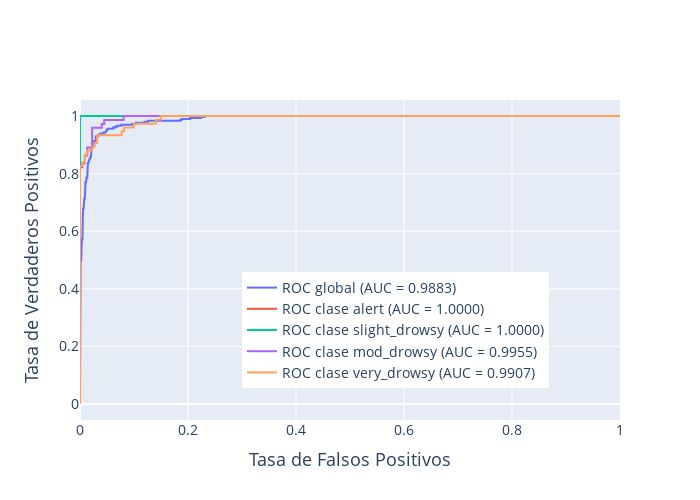

Here is the notebook cell this chart was saved with:
### Code cell
import plotly.graph_objects as go
from sklearn.metrics import roc_curve, auc

# Obtener las curvas ROC y los valores AUC para cada clase
fpr = {}
tpr = {}
roc_auc = {}

for i in range(len(labels)):
    fpr[i], tpr[i], _ = roc_curve(test_true_values[:, i], prediction[:, i])
    roc_auc[i] = auc(fpr[i], tpr[i])

# Obtener la curva ROC global
fpr["micro"], tpr["micro"], _ = roc_curve(test_true_values.ravel(), prediction.ravel())
roc_auc["micro"] = auc(fpr["micro"], tpr["micro"])

# Crear la figura y agregar las curvas ROC
fig = go.Figure()

# Agregar la curva ROC global
fig.add_trace(go.Scatter(
    x=fpr["micro"],
    y=tpr["micro"],
    name=f'ROC global (AUC = {roc_auc["micro"]:.4f})',
    mode='lines'
))

# Agregar las curvas ROC para cada clase
for i in range(len(labels)):
    fig.add_trace(go.Scatter(
        x=fpr[i],
        y=tpr[i],
        name=f'ROC clase {labels[i]} (AUC = {roc_auc[i]:.4f})',
        mode='lines'
    ))

# Configurar el diseño del gráfico
fig.update_layout(
    #title='Curvas ROC',
    xaxis=dict(title="Tasa de Falsos Positivos", title_font=dict(size=18), tickfont=dict(size=14)),
    yaxis=dict(title="Tasa de Verdaderos Positivos", title_font=dict(size=18), tickfont=dict(size=14)),
    legend=dict(
        x=0.3,
        y=0.1,
        font=dict(size=14)
    ),
    height=500,
    width=700
)

# Mostrar el gráfico
fig.show()

### Figure 1 — Plotly figure (JSON) as saved in the notebook; plotly's stock layout.template omitted (floating-point values rounded to 4 significant figures)
{"data": [{"mode": "lines", "name": "ROC global (AUC = 0.9883)", "type": "scatter", "x": [0, 0, 0, 0, 0, 0, 0, 0, 0, 0, 0, 0, 0, 0, 0, 0, 0.001126, 0.001126, 0.002252, 0.002252, 0.003378, 0.003378, 0.004505, 0.004505, 0.005631, 0.005631, 0.006757, 0.006757, 0.007883, 0.007883, 0.009009, 0.009009, 0.01014, 0.01014, 0.01126, 0.01126, 0.01239, 0.01239, 0.01351, 0.01351, 0.01464, 0.01464, 0.01577, 0.01577, 0.01689, 0.01689, 0.01802, 0.01802, 0.01914, 0.01914, 0.02027, 0.02027, 0.0214, 0.0214, 0.02252, 0.02252, 0.02365, 0.02365, 0.02477, 0.02477, 0.02928, 0.02928, 0.03266, 0.03266, 0.03491, 0.03491, 0.03829, 0.03829, 0.04392, 0.04392, 0.0473, 0.0473, 0.04842, 0.04842, 0.05068, 0.05068, 0.06081, 0.06081, 0.06419, 0.06419, 0.06869, 0.06869, 0.07658, 0.07658, 0.09685, 0.09685, 0.1036, 0.1036, 0.1194, 0.1194, 0.1261, 0.1261, 0.1858, 0.1858, 0.1881, 0.1881, 0.2038, 0.2038, 0.2241, 0.2241, 0.2309, 0.2309, 1], "y": [0, 0.02365, 0.03378, 0.0473, 0.05405, 0.0777, 0.09122, 0.1047, 0.1115, 0.1858, 0.1926, 0.1959, 0.2027, 0.3074, 0.3142, 0.4865, 0.4865, 0.5, 0.5, 0.5372, 0.5372, 0.5709, 0.5709, 0.5743, 0.5743, 0.6791, 0.6791, 0.6926, 0.6926, 0.7128, 0.7128, 0.7264, 0.7264, 0.7703, 0.7703, 0.7804, 0.7804, 0.7872, 0.7872, 0.7939, 0.7939, 0.8378, 0.8378, 0.8412, 0.8412, 0.848, 0.848, 0.8514, 0.8514, 0.8581, 0.8581, 0.8851, 0.8851, 0.8885, 0.8885, 0.902, 0.902, 0.9088, 0.9088, 0.9122, 0.9122, 0.9291, 0.9291, 0.9324, 0.9324, 0.9358, 0.9358, 0.9392, 0.9392, 0.9426, 0.9426, 0.9459, 0.9459, 0.9493, 0.9493, 0.9561, 0.9561, 0.9595, 0.9595, 0.9628, 0.9628, 0.9662, 0.9662, 0.9696, 0.9696, 0.973, 0.973, 0.9764, 0.9764, 0.9797, 0.9797, 0.9831, 0.9831, 0.9865, 0.9865, 0.9899, 0.9899, 0.9932, 0.9932, 0.9966, 0.9966, 1, 1]}, {"mode": "lines", "name": "ROC clase alert (AUC = 1.0000)", "type": "scatter", "x": [0, 0, 0, 0, 0, 0, 0, 0, 1], "y": [0, 0.01333, 0.04, 0.1467, 0.1733, 0.36, 0.3867, 1, 1]}, {"mode": "lines", "name": "ROC clase slight_drowsy (AUC = 1.0000)", "type": "scatter", "x": [0, 0, 0, 1], "y": [0, 0.0137, 1, 1]}, {"mode": "lines", "name": "ROC clase mod_drowsy (AUC = 0.9955)", "type": "scatter", "x": [0, 0, 0, 0, 0, 0, 0, 0, 0, 0, 0.004484, 0.004484, 0.008969, 0.008969, 0.01345, 0.01345, 0.02242, 0.02242, 0.04036, 0.04036, 0.04484, 0.04484, 0.08072, 0.08072, 1], "y": [0, 0.09589, 0.137, 0.1918, 0.2192, 0.3151, 0.3699, 0.6027, 0.6301, 0.8219, 0.8219, 0.8356, 0.8356, 0.863, 0.863, 0.8904, 0.8904, 0.9589, 0.9589, 0.9726, 0.9726, 0.9863, 0.9863, 1, 1]}, {"mode": "lines", "name": "ROC clase very_drowsy (AUC = 0.9907)", "type": "scatter", "x": [0, 0, 0, 0.004525, 0.004525, 0.00905, 0.00905, 0.01357, 0.01357, 0.02262, 0.02262, 0.02715, 0.02715, 0.03167, 0.03167, 0.07692, 0.07692, 0.08145, 0.08145, 0.09955, 0.09955, 0.1403, 0.1403, 0.1493, 0.1493, 1], "y": [0, 0.01333, 0.8267, 0.8267, 0.84, 0.84, 0.8667, 0.8667, 0.88, 0.88, 0.8933, 0.8933, 0.9067, 0.9067, 0.9333, 0.9333, 0.9467, 0.9467, 0.96, 0.96, 0.9733, 0.9733, 0.9867, 0.9867, 1, 1]}], "layout": {"height": 500, "legend": {"font": {"size": 14}, "x": 0.3, "y": 0.1}, "width": 700, "xaxis": {"tickfont": {"size": 14}, "title": {"font": {"size": 18}, "text": "Tasa de Falsos Positivos"}}, "yaxis": {"tickfont": {"size": 14}, "title": {"font": {"size": 18}, "text": "Tasa de Verdaderos Positivos"}}}}
